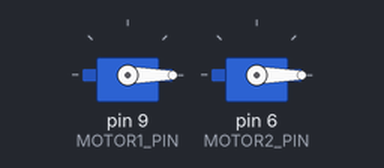
The sketch below on a simulated Arduino Uno, built with avr-gcc and run on an emulated ATmega328P. Parts: 2 × servo.

Above: at 0.05 s.
At 2.65 s:
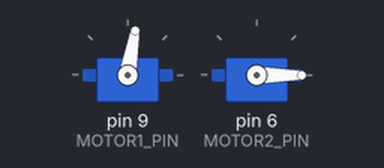
At 5.3 s:
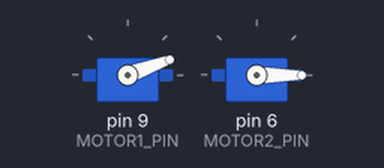
At 10.6 s:
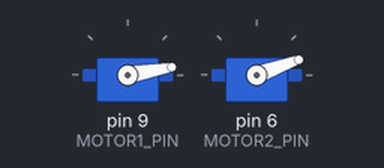
Timing chart, 0 to 14.2 s (numbered marks = the images above):
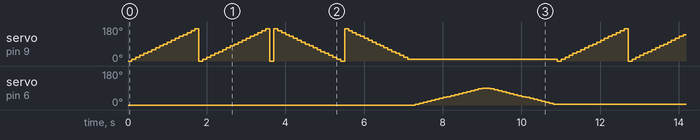

Measured:
- by itself, servo on pin 9 (MOTOR1_PIN): moves between 0° and 170°, repeating every 10.9 s

The sketch:

panelSolarMov.ino
```cpp
// Programa para controlar un panel solar en dos ejes utilizando servomotores
#include <Servo.h>

// Configuración de los servos
#define MOTOR1_PIN 9     // Servo que gira el panel sobre su eje
#define MOTOR2_PIN 6     // Servo que controla la inclinación

// Constantes para los ángulos
const int MOTOR1_STEP_ANGLE = 10; // Ángulo por paso para el servo 1
const int MOTOR2_STEP_ANGLE = 5;  // Ángulo por paso para el servo 2
const int MOTOR1_FULL_ROTATION = 360; // Rotación completa del servo 1
const int MOTOR2_MAX_ANGLE = 90;      // Máximo ángulo del servo 2

// Inicialización de los servos
Servo motor1;
Servo motor2;

void setup() {
  // Adjuntar servos a los pines
  motor1.attach(MOTOR1_PIN);
  motor2.attach(MOTOR2_PIN);

  // Posicionar servos en la posición inicial
  motor1.write(0);
  motor2.write(0);
}

void loop() {
  // Movimiento del servo 1 (Rotación completa y retorno)
  for (int angle = 0; angle < MOTOR1_FULL_ROTATION; angle += MOTOR1_STEP_ANGLE) {
    motor1.write(angle % 180); // Los servos estándar tienen un rango de 0-180 grados
    delay(100);
  }
  for (int angle = MOTOR1_FULL_ROTATION; angle > 0; angle -= MOTOR1_STEP_ANGLE) {
    motor1.write(angle % 180);
    delay(100);
  }

  // Movimiento del servo 2 (Inclinación máxima y retorno)
  for (int angle = 0; angle <= MOTOR2_MAX_ANGLE; angle += MOTOR2_STEP_ANGLE) {
    motor2.write(angle);
    delay(100);
  }
  for (int angle = MOTOR2_MAX_ANGLE; angle > 0; angle -= MOTOR2_STEP_ANGLE) {
    motor2.write(angle);
    delay(100);
  }
}
```
